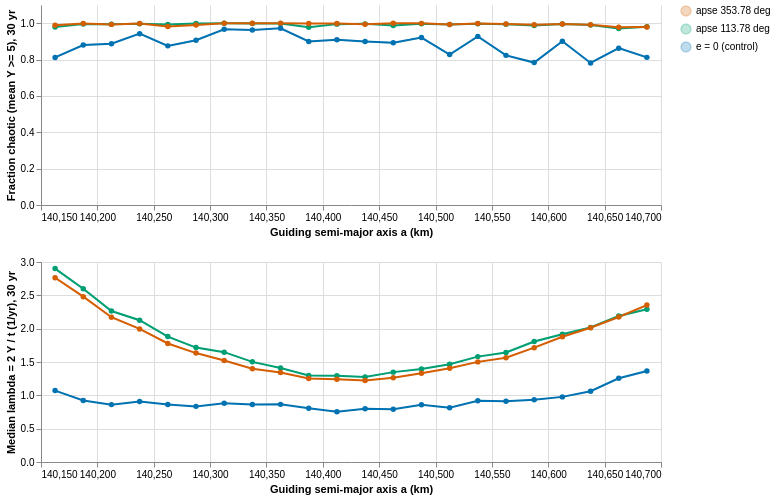

Write the Vega-Lite specification saved for this chart.
### Vega-Lite specification from a JSON file in a GitHub repository (floating-point values rounded to 4 significant figures)
{"$schema": "https://vega.github.io/schema/vega-lite/v5.20.1.json", "config": {"view": {"continuousHeight": 300, "continuousWidth": 300, "strokeWidth": 0}}, "datasets": {"data-4b28b7b76c5d1a8d2bc9b89cb35ea0ab": [{"a": 140200.0, "hi": 2.921, "lo": 2.88, "orbits": "apse 113.78 deg", "value": 2.901}, {"a": 140200.0, "hi": 2.614, "lo": 2.579, "orbits": "apse 113.78 deg", "value": 2.599}, {"a": 140200.0, "hi": 2.28, "lo": 2.25, "orbits": "apse 113.78 deg", "value": 2.264}, {"a": 140200.0, "hi": 2.137, "lo": 2.112, "orbits": "apse 113.78 deg", "value": 2.127}, {"a": 140300.0, "hi": 1.892, "lo": 1.864, "orbits": "apse 113.78 deg", "value": 1.881}, {"a": 140300.0, "hi": 1.734, "lo": 1.701, "orbits": "apse 113.78 deg", "value": 1.716}, {"a": 140300.0, "hi": 1.661, "lo": 1.638, "orbits": "apse 113.78 deg", "value": 1.647}, {"a": 140300.0, "hi": 1.513, "lo": 1.494, "orbits": "apse 113.78 deg", "value": 1.502}, {"a": 140400.0, "hi": 1.415, "lo": 1.402, "orbits": "apse 113.78 deg", "value": 1.409}, {"a": 140400.0, "hi": 1.307, "lo": 1.289, "orbits": "apse 113.78 deg", "value": 1.298}, {"a": 140400.0, "hi": 1.301, "lo": 1.287, "orbits": "apse 113.78 deg", "value": 1.295}, {"a": 140400.0, "hi": 1.285, "lo": 1.273, "orbits": "apse 113.78 deg", "value": 1.277}, {"a": 140500.0, "hi": 1.355, "lo": 1.336, "orbits": "apse 113.78 deg", "value": 1.348}, {"a": 140500.0, "hi": 1.403, "lo": 1.385, "orbits": "apse 113.78 deg", "value": 1.394}, {"a": 140500.0, "hi": 1.473, "lo": 1.456, "orbits": "apse 113.78 deg", "value": 1.466}, {"a": 140500.0, "hi": 1.586, "lo": 1.569, "orbits": "apse 113.78 deg", "value": 1.581}, {"a": 140600.0, "hi": 1.655, "lo": 1.629, "orbits": "apse 113.78 deg", "value": 1.642}, {"a": 140600.0, "hi": 1.819, "lo": 1.793, "orbits": "apse 113.78 deg", "value": 1.807}, {"a": 140600.0, "hi": 1.935, "lo": 1.901, "orbits": "apse 113.78 deg", "value": 1.917}, {"a": 140600.0, "hi": 2.03, "lo": 2.002, "orbits": "apse 113.78 deg", "value": 2.019}, {"a": 140700.0, "hi": 2.209, "lo": 2.174, "orbits": "apse 113.78 deg", "value": 2.191}, {"a": 140700.0, "hi": 2.303, "lo": 2.277, "orbits": "apse 113.78 deg", "value": 2.291}, {"a": 140200.0, "hi": 2.788, "lo": 2.748, "orbits": "apse 353.78 deg", "value": 2.764}, {"a": 140200.0, "hi": 2.496, "lo": 2.47, "orbits": "apse 353.78 deg", "value": 2.48}, {"a": 140200.0, "hi": 2.191, "lo": 2.156, "orbits": "apse 353.78 deg", "value": 2.172}, {"a": 140200.0, "hi": 2.007, "lo": 1.985, "orbits": "apse 353.78 deg", "value": 1.997}, {"a": 140300.0, "hi": 1.791, "lo": 1.765, "orbits": "apse 353.78 deg", "value": 1.778}, {"a": 140300.0, "hi": 1.644, "lo": 1.622, "orbits": "apse 353.78 deg", "value": 1.634}, {"a": 140300.0, "hi": 1.536, "lo": 1.513, "orbits": "apse 353.78 deg", "value": 1.521}, {"a": 140300.0, "hi": 1.405, "lo": 1.389, "orbits": "apse 353.78 deg", "value": 1.399}, {"a": 140400.0, "hi": 1.352, "lo": 1.336, "orbits": "apse 353.78 deg", "value": 1.343}, {"a": 140400.0, "hi": 1.258, "lo": 1.242, "orbits": "apse 353.78 deg", "value": 1.251}, {"a": 140400.0, "hi": 1.247, "lo": 1.234, "orbits": "apse 353.78 deg", "value": 1.241}, {"a": 140400.0, "hi": 1.229, "lo": 1.217, "orbits": "apse 353.78 deg", "value": 1.222}, {"a": 140500.0, "hi": 1.27, "lo": 1.26, "orbits": "apse 353.78 deg", "value": 1.265}, {"a": 140500.0, "hi": 1.338, "lo": 1.327, "orbits": "apse 353.78 deg", "value": 1.332}, {"a": 140500.0, "hi": 1.413, "lo": 1.398, "orbits": "apse 353.78 deg", "value": 1.407}, {"a": 140500.0, "hi": 1.508, "lo": 1.496, "orbits": "apse 353.78 deg", "value": 1.502}, {"a": 140600.0, "hi": 1.573, "lo": 1.555, "orbits": "apse 353.78 deg", "value": 1.565}, {"a": 140600.0, "hi": 1.725, "lo": 1.707, "orbits": "apse 353.78 deg", "value": 1.715}, {"a": 140600.0, "hi": 1.889, "lo": 1.867, "orbits": "apse 353.78 deg", "value": 1.879}, {"a": 140600.0, "hi": 2.03, "lo": 2.002, "orbits": "apse 353.78 deg", "value": 2.014}, {"a": 140700.0, "hi": 2.191, "lo": 2.161, "orbits": "apse 353.78 deg", "value": 2.175}, {"a": 140700.0, "hi": 2.373, "lo": 2.336, "orbits": "apse 353.78 deg", "value": 2.354}, {"a": 140200.0, "hi": 1.085, "lo": 1.059, "orbits": "e = 0 (control)", "value": 1.071}, {"a": 140200.0, "hi": 0.9305, "lo": 0.9172, "orbits": "e = 0 (control)", "value": 0.924}, {"a": 140200.0, "hi": 0.8692, "lo": 0.8529, "orbits": "e = 0 (control)", "value": 0.8607}, {"a": 140200.0, "hi": 0.9151, "lo": 0.901, "orbits": "e = 0 (control)", "value": 0.9078}, {"a": 140300.0, "hi": 0.8692, "lo": 0.8557, "orbits": "e = 0 (control)", "value": 0.8608}, {"a": 140300.0, "hi": 0.8386, "lo": 0.827, "orbits": "e = 0 (control)", "value": 0.8344}, {"a": 140300.0, "hi": 0.8899, "lo": 0.8757, "orbits": "e = 0 (control)", "value": 0.8817}, {"a": 140300.0, "hi": 0.8659, "lo": 0.8565, "orbits": "e = 0 (control)", "value": 0.8614}, {"a": 140400.0, "hi": 0.87, "lo": 0.86, "orbits": "e = 0 (control)", "value": 0.8645}, {"a": 140400.0, "hi": 0.8138, "lo": 0.8018, "orbits": "e = 0 (control)", "value": 0.8076}, {"a": 140400.0, "hi": 0.7606, "lo": 0.7476, "orbits": "e = 0 (control)", "value": 0.7525}, {"a": 140400.0, "hi": 0.8052, "lo": 0.7945, "orbits": "e = 0 (control)", "value": 0.8004}, {"a": 140500.0, "hi": 0.7982, "lo": 0.7866, "orbits": "e = 0 (control)", "value": 0.7918}, {"a": 140500.0, "hi": 0.8639, "lo": 0.8528, "orbits": "e = 0 (control)", "value": 0.8591}, {"a": 140500.0, "hi": 0.8177, "lo": 0.8055, "orbits": "e = 0 (control)", "value": 0.8126}, {"a": 140500.0, "hi": 0.9228, "lo": 0.9112, "orbits": "e = 0 (control)", "value": 0.9174}, {"a": 140600.0, "hi": 0.9194, "lo": 0.9073, "orbits": "e = 0 (control)", "value": 0.9127}, {"a": 140600.0, "hi": 0.9424, "lo": 0.9231, "orbits": "e = 0 (control)", "value": 0.9332}, {"a": 140600.0, "hi": 0.9881, "lo": 0.9695, "orbits": "e = 0 (control)", "value": 0.9768}, {"a": 140600.0, "hi": 1.074, "lo": 1.052, "orbits": "e = 0 (control)", "value": 1.062}, {"a": 140700.0, "hi": 1.268, "lo": 1.242, "orbits": "e = 0 (control)", "value": 1.256}, {"a": 140700.0, "hi": 1.376, "lo": 1.348, "orbits": "e = 0 (control)", "value": 1.365}], "data-9ec87008f2d70d8a36af04efb4743e79": [{"a": 140200.0, "hi": 0.9811, "lo": 0.9761, "orbits": "apse 113.78 deg", "value": 0.9786}, {"a": 140200.0, "hi": 0.9962, "lo": 0.9938, "orbits": "apse 113.78 deg", "value": 0.995}, {"a": 140200.0, "hi": 0.9952, "lo": 0.992, "orbits": "apse 113.78 deg", "value": 0.9936}, {"a": 140200.0, "hi": 0.9977, "lo": 0.9959, "orbits": "apse 113.78 deg", "value": 0.9968}, {"a": 140300.0, "hi": 0.9945, "lo": 0.9899, "orbits": "apse 113.78 deg", "value": 0.9922}, {"a": 140300.0, "hi": 1.0, "lo": 0.9971, "orbits": "apse 113.78 deg", "value": 0.9986}, {"a": 140300.0, "hi": 1.0, "lo": 0.9994, "orbits": "apse 113.78 deg", "value": 0.9998}, {"a": 140300.0, "hi": 0.999, "lo": 0.9978, "orbits": "apse 113.78 deg", "value": 0.9984}, {"a": 140400.0, "hi": 0.9993, "lo": 0.9979, "orbits": "apse 113.78 deg", "value": 0.9986}, {"a": 140400.0, "hi": 0.9799, "lo": 0.9757, "orbits": "apse 113.78 deg", "value": 0.9778}, {"a": 140400.0, "hi": 0.9959, "lo": 0.9937, "orbits": "apse 113.78 deg", "value": 0.9948}, {"a": 140400.0, "hi": 0.9976, "lo": 0.9948, "orbits": "apse 113.78 deg", "value": 0.9962}, {"a": 140500.0, "hi": 0.9884, "lo": 0.9852, "orbits": "apse 113.78 deg", "value": 0.9868}, {"a": 140500.0, "hi": 0.9982, "lo": 0.9966, "orbits": "apse 113.78 deg", "value": 0.9974}, {"a": 140500.0, "hi": 0.9943, "lo": 0.9909, "orbits": "apse 113.78 deg", "value": 0.9926}, {"a": 140500.0, "hi": 0.9979, "lo": 0.9961, "orbits": "apse 113.78 deg", "value": 0.997}, {"a": 140600.0, "hi": 0.9954, "lo": 0.9926, "orbits": "apse 113.78 deg", "value": 0.994}, {"a": 140600.0, "hi": 0.9889, "lo": 0.9847, "orbits": "apse 113.78 deg", "value": 0.9868}, {"a": 140600.0, "hi": 0.9964, "lo": 0.9936, "orbits": "apse 113.78 deg", "value": 0.995}, {"a": 140600.0, "hi": 0.9925, "lo": 0.9887, "orbits": "apse 113.78 deg", "value": 0.9906}, {"a": 140700.0, "hi": 0.9742, "lo": 0.9678, "orbits": "apse 113.78 deg", "value": 0.971}, {"a": 140700.0, "hi": 0.9832, "lo": 0.9776, "orbits": "apse 113.78 deg", "value": 0.9804}, {"a": 140200.0, "hi": 0.9915, "lo": 0.9865, "orbits": "apse 353.78 deg", "value": 0.989}, {"a": 140200.0, "hi": 0.999, "lo": 0.9966, "orbits": "apse 353.78 deg", "value": 0.9978}, {"a": 140200.0, "hi": 0.995, "lo": 0.9918, "orbits": "apse 353.78 deg", "value": 0.9934}, {"a": 140200.0, "hi": 0.9997, "lo": 0.9979, "orbits": "apse 353.78 deg", "value": 0.9988}, {"a": 140300.0, "hi": 0.9837, "lo": 0.9791, "orbits": "apse 353.78 deg", "value": 0.9814}, {"a": 140300.0, "hi": 0.9911, "lo": 0.9881, "orbits": "apse 353.78 deg", "value": 0.9896}, {"a": 140300.0, "hi": 0.9998, "lo": 0.999, "orbits": "apse 353.78 deg", "value": 0.9994}, {"a": 140300.0, "hi": 1.0, "lo": 0.999, "orbits": "apse 353.78 deg", "value": 0.9996}, {"a": 140400.0, "hi": 0.9999, "lo": 0.9985, "orbits": "apse 353.78 deg", "value": 0.9992}, {"a": 140400.0, "hi": 1.001, "lo": 0.9967, "orbits": "apse 353.78 deg", "value": 0.9988}, {"a": 140400.0, "hi": 0.9999, "lo": 0.9977, "orbits": "apse 353.78 deg", "value": 0.9988}, {"a": 140400.0, "hi": 0.9958, "lo": 0.993, "orbits": "apse 353.78 deg", "value": 0.9944}, {"a": 140500.0, "hi": 1.001, "lo": 0.998, "orbits": "apse 353.78 deg", "value": 0.9996}, {"a": 140500.0, "hi": 0.9998, "lo": 0.9982, "orbits": "apse 353.78 deg", "value": 0.999}, {"a": 140500.0, "hi": 0.9941, "lo": 0.9907, "orbits": "apse 353.78 deg", "value": 0.9924}, {"a": 140500.0, "hi": 0.9997, "lo": 0.9979, "orbits": "apse 353.78 deg", "value": 0.9988}, {"a": 140600.0, "hi": 0.9974, "lo": 0.9946, "orbits": "apse 353.78 deg", "value": 0.996}, {"a": 140600.0, "hi": 0.9931, "lo": 0.9889, "orbits": "apse 353.78 deg", "value": 0.991}, {"a": 140600.0, "hi": 0.997, "lo": 0.9942, "orbits": "apse 353.78 deg", "value": 0.9956}, {"a": 140600.0, "hi": 0.9927, "lo": 0.9889, "orbits": "apse 353.78 deg", "value": 0.9908}, {"a": 140700.0, "hi": 0.981, "lo": 0.9746, "orbits": "apse 353.78 deg", "value": 0.9778}, {"a": 140700.0, "hi": 0.9812, "lo": 0.9756, "orbits": "apse 353.78 deg", "value": 0.9784}, {"a": 140200.0, "hi": 0.8175, "lo": 0.8057, "orbits": "e = 0 (control)", "value": 0.8116}, {"a": 140200.0, "hi": 0.8845, "lo": 0.8751, "orbits": "e = 0 (control)", "value": 0.8798}, {"a": 140200.0, "hi": 0.8916, "lo": 0.8824, "orbits": "e = 0 (control)", "value": 0.887}, {"a": 140200.0, "hi": 0.9458, "lo": 0.939, "orbits": "e = 0 (control)", "value": 0.9424}, {"a": 140300.0, "hi": 0.88, "lo": 0.8704, "orbits": "e = 0 (control)", "value": 0.8752}, {"a": 140300.0, "hi": 0.9102, "lo": 0.9018, "orbits": "e = 0 (control)", "value": 0.906}, {"a": 140300.0, "hi": 0.9692, "lo": 0.964, "orbits": "e = 0 (control)", "value": 0.9666}, {"a": 140300.0, "hi": 0.9648, "lo": 0.9592, "orbits": "e = 0 (control)", "value": 0.962}, {"a": 140400.0, "hi": 0.9742, "lo": 0.9694, "orbits": "e = 0 (control)", "value": 0.9718}, {"a": 140400.0, "hi": 0.9045, "lo": 0.8951, "orbits": "e = 0 (control)", "value": 0.8998}, {"a": 140400.0, "hi": 0.9128, "lo": 0.9044, "orbits": "e = 0 (control)", "value": 0.9086}, {"a": 140400.0, "hi": 0.9037, "lo": 0.8951, "orbits": "e = 0 (control)", "value": 0.8994}, {"a": 140500.0, "hi": 0.8965, "lo": 0.8871, "orbits": "e = 0 (control)", "value": 0.8918}, {"a": 140500.0, "hi": 0.9247, "lo": 0.9169, "orbits": "e = 0 (control)", "value": 0.9208}, {"a": 140500.0, "hi": 0.8333, "lo": 0.8223, "orbits": "e = 0 (control)", "value": 0.8278}, {"a": 140500.0, "hi": 0.9312, "lo": 0.9236, "orbits": "e = 0 (control)", "value": 0.9274}, {"a": 140600.0, "hi": 0.8285, "lo": 0.8175, "orbits": "e = 0 (control)", "value": 0.823}, {"a": 140600.0, "hi": 0.7894, "lo": 0.7774, "orbits": "e = 0 (control)", "value": 0.7834}, {"a": 140600.0, "hi": 0.905, "lo": 0.8962, "orbits": "e = 0 (control)", "value": 0.9006}, {"a": 140600.0, "hi": 0.7874, "lo": 0.7754, "orbits": "e = 0 (control)", "value": 0.7814}, {"a": 140700.0, "hi": 0.868, "lo": 0.8572, "orbits": "e = 0 (control)", "value": 0.8626}, {"a": 140700.0, "hi": 0.8179, "lo": 0.8061, "orbits": "e = 0 (control)", "value": 0.812}]}, "vconcat": [{"data": {"name": "data-9ec87008f2d70d8a36af04efb4743e79"}, "height": 200, "layer": [{"encoding": {"color": {"field": "orbits", "scale": {"domain": ["apse 353.78 deg", "apse 113.78 deg", "e = 0 (control)"], "range": ["#D55E00", "#009E73", "#0072B2"]}, "title": null, "type": "nominal"}, "x": {"field": "a", "scale": {"domain": [140150, 140700], "nice": false}, "title": "Guiding semi-major axis a (km)", "type": "quantitative"}, "y": {"field": "lo", "title": "Fraction chaotic (mean Y >= 5), 30 yr", "type": "quantitative"}, "y2": {"field": "hi"}}, "mark": {"opacity": 0.25, "type": "errorband"}}, {"encoding": {"color": {"field": "orbits", "scale": {"domain": ["apse 353.78 deg", "apse 113.78 deg", "e = 0 (control)"], "range": ["#D55E00", "#009E73", "#0072B2"]}, "title": null, "type": "nominal"}, "tooltip": [{"field": "a", "type": "quantitative"}, {"field": "orbits", "type": "nominal"}, {"field": "value", "type": "quantitative"}], "x": {"field": "a", "scale": {"domain": [140150, 140700], "nice": false}, "title": "Guiding semi-major axis a (km)", "type": "quantitative"}, "y": {"field": "value", "type": "quantitative"}}, "mark": {"point": true, "type": "line"}}], "width": 620}, {"data": {"name": "data-4b28b7b76c5d1a8d2bc9b89cb35ea0ab"}, "height": 200, "layer": [{"encoding": {"color": {"field": "orbits", "scale": {"domain": ["apse 353.78 deg", "apse 113.78 deg", "e = 0 (control)"], "range": ["#D55E00", "#009E73", "#0072B2"]}, "title": null, "type": "nominal"}, "x": {"field": "a", "scale": {"domain": [140150, 140700], "nice": false}, "title": "Guiding semi-major axis a (km)", "type": "quantitative"}, "y": {"field": "lo", "title": "Median lambda = 2 Y / t (1/yr), 30 yr", "type": "quantitative"}, "y2": {"field": "hi"}}, "mark": {"opacity": 0.25, "type": "errorband"}}, {"encoding": {"color": {"field": "orbits", "scale": {"domain": ["apse 353.78 deg", "apse 113.78 deg", "e = 0 (control)"], "range": ["#D55E00", "#009E73", "#0072B2"]}, "title": null, "type": "nominal"}, "tooltip": [{"field": "a", "type": "quantitative"}, {"field": "orbits", "type": "nominal"}, {"field": "value", "type": "quantitative"}], "x": {"field": "a", "scale": {"domain": [140150, 140700], "nice": false}, "title": "Guiding semi-major axis a (km)", "type": "quantitative"}, "y": {"field": "value", "type": "quantitative"}}, "mark": {"point": true, "type": "line"}}], "width": 620}]}
